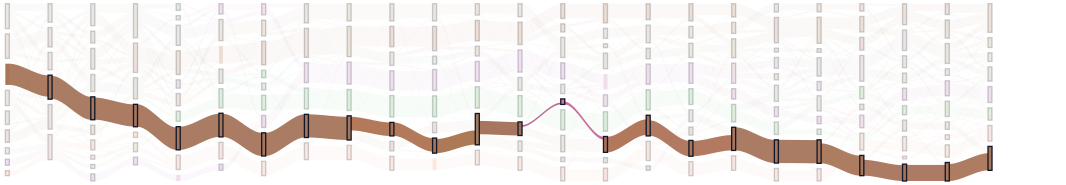
#> input picture docs/studies/animals/showcase/panels/a_animals_clusters.png, 3196 x 554 px (shown at 1/3 size); the run also reads 1 picture not shown here
$ python compose.py
#> lines starting #> are read from the running program, lines starting #| are printed output that depends on the picture
"""The animal showcase (lens slice 1c, DESIGN.md K): "Kinship or way of life", one figure from the
app's own exports and the study's analysis figures.

The app's panels are charts it exported (each a PNG carrying its recipe in an iTXt chunk); the
legend is a screenshot of the app's colour legend for the same view. The analysis panels are the
figures the study's committed scripts drew (`docs/studies/animals/analysis/`,
`docs/studies/objects_harm/analysis/`), read where they are; the split-word figure is cropped to its
first two rows (the lens and raw space). This script lays the panels out with their captions and
writes `animals_showcase.png`, whose recipe chunk holds every panel's recipe and the commit it was
made at, with the same recipe in `recipe.json` beside it.

    .venv/bin/python docs/studies/animals/showcase/compose.py
"""

import json
import subprocess
from pathlib import Path
from typing import Any, Dict, List, Optional, Tuple

from matplotlib import font_manager
from PIL import Image, ImageChops, ImageDraw, ImageFont
from PIL.PngImagePlugin import PngInfo

HERE = Path(__file__).resolve().parent
ROOT = HERE.parents[3]
PANELS = HERE / "panels"
ANALYSIS = {  # the study's own figures, and the script and results behind each
    "b_taxonomic.png": ("docs/studies/animals/analysis/figures/taxonomic_neighbourhoods_animals-k8-n15-tuned.png",
                        "docs/studies/animals/analysis/taxonomic_neighbourhoods.py",
                        "docs/studies/animals/analysis/results/taxonomic_neighbourhoods_animals-k8-n15-tuned.json"),
    "c_kinship.png": ("docs/studies/animals/analysis/figures/kinship_or_way_of_life_animals-k8-n15-tuned.png",
                      "docs/studies/animals/analysis/kinship_or_way_of_life.py",
                      "docs/studies/animals/analysis/results/kinship_or_way_of_life_animals-k8-n15-tuned.json"),
    "e_split_words.png": ("docs/studies/animals/analysis/figures/split_words_animals-k8-n15-tuned.png",
                          "docs/studies/animals/analysis/split_words.py",
                          "docs/studies/animals/analysis/results/split_words_animals-k8-n15-tuned.json"),
}
WIDTH, MARGIN = 2654, 48
CROPS = {"e_split_words.png": (0, 0, None, 1140)}  # its first two rows: the lens's space and raw space
TRIM = {"d_preview_label.png", "d_preview_tokens.png", "d_dolphin_3d.png"}  # 3-D views: trimmed to their drawing
REGULAR = font_manager.findfont(font_manager.FontProperties(family="DejaVu Sans"))
BOLD = font_manager.findfont(font_manager.FontProperties(family="DejaVu Sans", weight="bold"))


def font(size: int, bold: bool = False) -> ImageFont.FreeTypeFont:
    return ImageFont.truetype(BOLD if bold else REGULAR, size)


def path_of(name: str) -> Path:
    return ROOT / ANALYSIS[name][0] if name in ANALYSIS else PANELS / name


def recipe_of(name: str) -> Optional[Dict[str, Any]]:
    """The recipe the app embedded in an exported panel; for an analysis figure, its script and
    results; None for a screenshot."""
    if name in ANALYSIS:
        figure, script, results = ANALYSIS[name]
        return {"figure": figure, "script": script, "results": results,
                "run": f".venv/bin/python {script} session_6e485e10 animals-k8-n15-tuned"}
    text = Image.open(PANELS / name).info.get("recipe")
    return json.loads(text) if text else None


def trimmed(image: Image.Image, pad: int = 12) -> Image.Image:
    """An image cropped to what differs from white, with a little margin."""
    box = ImageChops.difference(image, Image.new("RGB", image.size, "white")).getbbox()
    if not box:
        return image
    left, top, right, bottom = box
    return image.crop((max(0, left - pad), max(0, top - pad), min(image.width, right + pad), min(image.height, bottom + pad)))


def opened(name: str) -> Image.Image:
    """A panel, cropped when CROPS says so, trimmed when TRIM does."""
    image = Image.open(path_of(name)).convert("RGB")
    if name in CROPS:
        left, top, right, bottom = CROPS[name]
        image = image.crop((left, top, right if right is not None else image.width,
                            bottom if bottom is not None else image.height))
    return trimmed(image) if name in TRIM else image


def scaled(image: Image.Image, width: int) -> Image.Image:
    return image.resize((width, round(image.height * width / image.width)), Image.LANCZOS)


def wrapped(text: str, face: ImageFont.FreeTypeFont, width: int) -> List[str]:
    """The text in lines no wider than `width` pixels."""
    lines: List[str] = []
    for paragraph in text.split("\n"):
        line = ""
        for word in paragraph.split():
            trial = f"{line} {word}".strip()
            if face.getlength(trial) <= width or not line:
                line = trial
            else:
                lines.append(line)
                line = word
        lines.append(line)
    return lines


def caption(text: str, width: int, size: int = 26) -> Image.Image:
    """A caption block: its letter in bold, the rest regular."""
    face, bold = font(size), font(size, bold=True)
    letter, _, rest = text.partition("  ")
    lines = wrapped(rest, face, width - 60)
    block = Image.new("RGB", (width, 12 + round(size * 1.35) * len(lines)), "white")
    draw = ImageDraw.Draw(block)
    draw.text((0, 4), letter, font=bold, fill="#111111")
    for i, line in enumerate(lines):
        draw.text((60, 4 + round(size * 1.35) * i), line, font=face, fill="#222222")
    return block


CAPTIONS = {
    "A": "A  The animal lens over all 24 layers: 524 animal names, each given alone with a space first "
         "(\" lion\"), in animals-k8-n15-tuned (k 6 to 10 per layer, chosen by held-out AMI with whole "
         "taxonomic orders held out). Colour is the group. The dolphin's path is lit: a one-token name, it rides "
         "the node of one-token names at every layer but L13 (55 to 127 animals, 70 to 100% of them one-token, "
         "37 to 60% mammals), and at L13 joins 22 animals, 68% of them other invertebrates. On 36 held-out "
         "orders the group's test AMI peaks at 0.36 (L6).",
    "B": "B  Taxonomic neighbourhoods: the share of each animal's 10 nearest neighbours that share its group, "
         "class, order, family and genus (dotted: the taxonomy shuffled), in the lens's embedding and in raw "
         "space. At L6 to L13, 67 to 71% share the group in the lens (chance 20%), 20 to 23% the order (3%) "
         "and 6 to 7% the family (1%). In raw space the group's share is already 0.64 at L2.",
    "C": "C  Kinship or way of life, for 33 animals whose way of life is another group's: an index above zero "
         "when their neighbours lean to kin (for a dolphin, mammals that don't swim) rather than to look-alikes "
         "(non-mammals that swim); grey, positions shuffled 1,000 times. Every kind leans to kin, and none to "
         "its look-alikes beyond chance at any layer. Counted within each token count, the swimming mammals "
         "lean to kin at the same 18 lens layers.",
    "D": "D  One layer, previewed in the build form (L6, k 8, held out on whole orders: the group's AMI 0.36): "
         "the same 3-D view coloured by group, and by whether the name split; then the dolphin's path in the "
         "lens's own space at L6 to L12. The 94 one-token names form an island of their own, and the dolphin "
         "runs along it.",
    "E": "E  Words that split, in the lens's space (above) and raw space (below): the 23 names ending in "
         "\"fish\" have 99 to 100% of their neighbours ending in \"fish\" at L0 in the lens; in raw space the "
         "share falls lowest at L8 to L13 and rises again at L20 to L23. A probe tells one token from several "
         "at 0.96 or more at every layer, and one-token names' neighbours are 86 to 100% one-token names "
         "(chance 18%; dashed). Within that split, split names sit with their group (61 to 77% at L4 to L17).",
    "F": "F  The harm axis on 321 objects (harm-axis: benign at −1, harmful at +1, held out by whole domains, "
         "on folds balanced by class: accuracy 0.90 or more at L4 to L14 and L16). Read on its own capture, "
         "the 96 dual-purpose objects, never "
         "fitted, sit between the two ends at every layer (median −0.29 to +0.17). At L5 the machete, javelin, "
         "fentanyl and oxycodone read near the harmful end; the airplane, tractor and rope near the benign one.",
    "G": "G  Comparing lenses on the animals: held-out AMI on the group per layer for the untuned lens (k 8) "
         "and the tuned one, with the tuned lens's score on 119 test animals its search never saw (dashed) and "
         "its source's on the same animals (dotted). Tuning is better at 10 layers and worse at 14.",
}


def stack(blocks: List[Image.Image], width: int, gap: int) -> Image.Image:
    out = Image.new("RGB", (width, sum(b.height for b in blocks) + gap * (len(blocks) - 1)), "white")
    y = 0
    for block in blocks:
        out.paste(block, (0, y))
        y += block.height + gap
    return out


def row(images: List[Image.Image], width: int, gap: int) -> Image.Image:
    """Images side by side, scaled to one height so that they fill the width."""
    height = 1000
    resized = [img.resize((round(img.width * height / img.height), height), Image.LANCZOS) for img in images]
    total = sum(img.width for img in resized) + gap * (len(resized) - 1)
    factor = width / total
    resized = [img.resize((round(img.width * factor), round(height * factor)), Image.LANCZOS) for img in resized]
    out = Image.new("RGB", (width, max(img.height for img in resized)), "white")
    x = 0
    for img in resized:
        out.paste(img, (x, 0))
        x += img.width + round(gap * factor)
    return out


def section(letter: str, panels: List[str], width: int, legend: Optional[str] = None, together: bool = False) -> Image.Image:
    """A caption, the panels at the given width (or side by side), and the legend under them."""
    images = [opened(panel) for panel in panels]
    body = [row(images, width, 30)] if together else [scaled(image, width) for image in images]
    parts = [caption(CAPTIONS[letter], width)] + body
    if legend:
        mark = Image.open(PANELS / legend).convert("RGB")
        parts.append(mark.resize((mark.width * 2, mark.height * 2), Image.LANCZOS))
    return stack(parts, width, 10)


def heading(width: int) -> Image.Image:
    block = Image.new("RGB", (width, 120), "white")
    draw = ImageDraw.Draw(block)
    draw.text((0, 0), "OpenLLMRI, lens slice 1c: kinship or way of life", font=font(46, bold=True), fill="#111111")
    draw.text((0, 66), "gpt-oss-20b's residual stream at an animal's or an object's name given alone. The app's exports and "
              "the study's figures; recipe.json holds each panel's recipe.", font=font(26), fill="#444444")
    return block


LAYOUT: List[Tuple[str, List[str], Optional[str], bool]] = [
    ("A", ["a_animals_clusters.png"], "a_animals_legend.png", False),
    ("B", ["b_taxonomic.png"], None, False),
    ("C", ["c_kinship.png"], None, False),
    ("D", ["d_preview_label.png", "d_preview_tokens.png", "d_dolphin_3d.png"], None, True),
    ("E", ["e_split_words.png"], None, False),
    ("F", ["f_harm_readings.png"], None, False),
    ("G", ["g_compare.png"], None, False),
]


def main() -> None:
    built = {letter: section(letter, panels, WIDTH, legend, together) for letter, panels, legend, together in LAYOUT}
#> in section, `images = [opened(panel) for panel in panels]`: images = 1 item
#> in caption, `block = Image.new("RGB", (width, 12 + round(size * 1.35) * len(lines))..`: block: PIL image 2654x117 RGB; every value is 255
#> in section, `parts = [caption(CAPTIONS[letter], width)] + body`: parts = 2 items
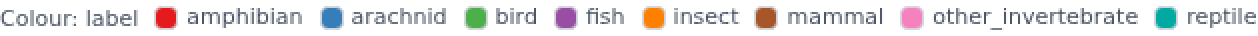
#> input picture docs/studies/animals/showcase/panels/a_animals_legend.png, 629 x 18 px (shown 2 times larger)
#> in section, mark is the input picture: PIL image 629x18 RGB; mean R, G, B 231.2, 230, 231
#> in stack, `out = Image.new("RGB", (width, sum(b.height for b in blocks) + gap * (..`: out: PIL image 2654x633 RGB; every value is 255
#> the loop in stack, `for block in blocks:` made 3 passes
#> y on passes 1 to 3: 127, 597, 643
#> after the loop in stack, `for block in blocks:`: y = 643
#> call 2 of opened, with name = 'b_taxonomic.png'
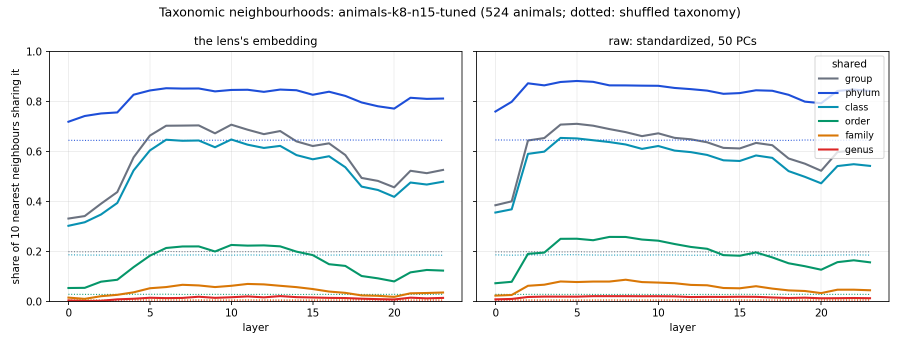
#> input picture docs/studies/animals/analysis/figures/taxonomic_neighbourhoods_animals-k8-n15-tuned.png, 1800 x 690 px (shown at 1/2 size)
#> in caption (call 2), `block = Image.new("RGB", (width, 12 + round(size * 1.35) * len(lines))..`: block: PIL image 2654x82 RGB; every value is 255
#> in stack (call 2), `out = Image.new("RGB", (width, sum(b.height for b in blocks) + gap * (..`: out: PIL image 2654x1109 RGB; every value is 255
#> the loop in stack (call 2), `for block in blocks:` made 2 passes
#> y on passes 1 to 2: 92, 1119
#> call 3 of opened, with name = 'c_kinship.png'
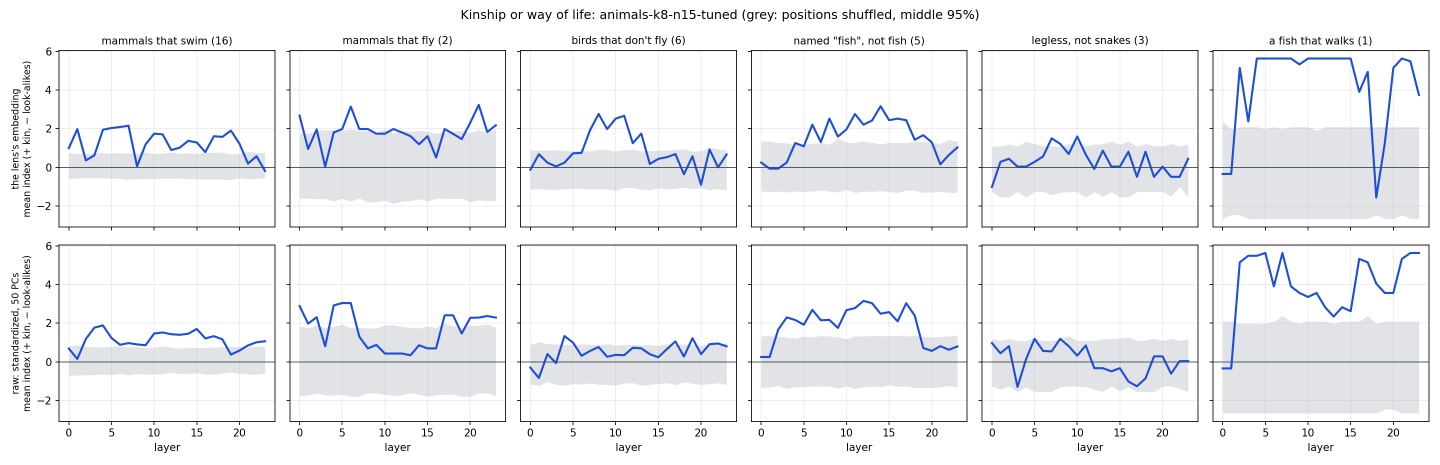
#> input picture docs/studies/animals/analysis/figures/kinship_or_way_of_life_animals-k8-n15-tuned.png, 2880 x 930 px (shown at 1/2 size)
#> in stack (call 3), `out = Image.new("RGB", (width, sum(b.height for b in blocks) + gap * (..`: out: PIL image 2654x984 RGB; every value is 255
#> in trimmed, `box = ImageChops.difference(image, Image.new("RGB", image.size, "white..`: box = (930, 11, 2129, 636)
#> in trimmed, `left, top, right, bottom = box`: left = 930; top = 11; right = 2129; bottom = 636
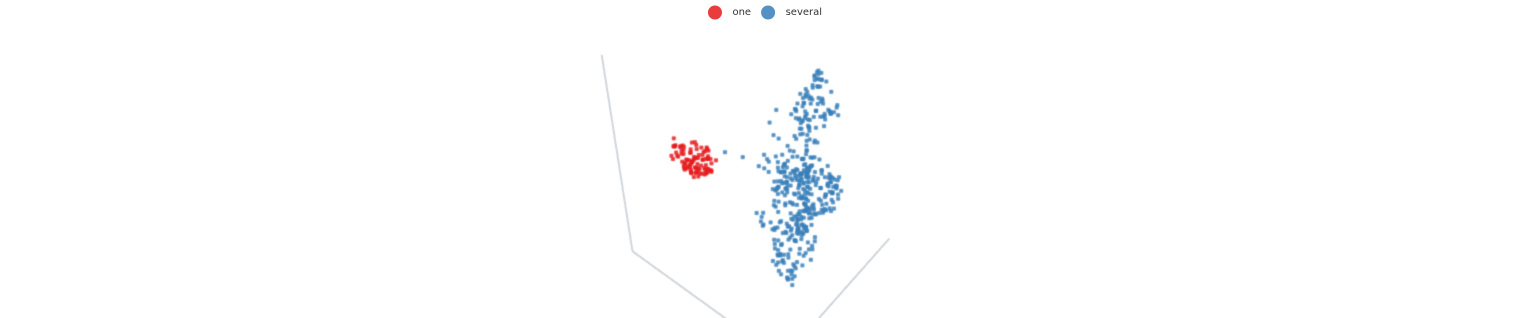
#> input picture docs/studies/animals/showcase/panels/d_preview_tokens.png, 3060 x 636 px (shown at 1/2 size)
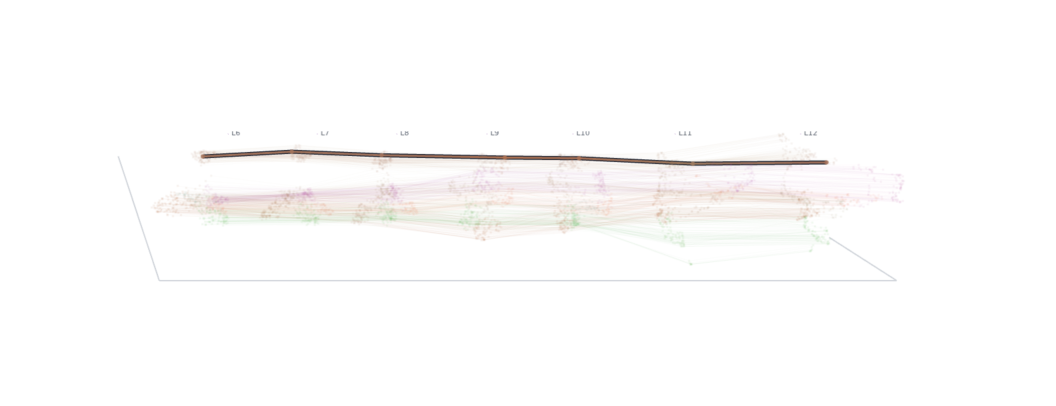
#> input picture docs/studies/animals/showcase/panels/d_dolphin_3d.png, 3168 x 1218 px (shown at 1/3 size)
#> in row, `resized = [img.resize((round(img.width * height / img.height), height)..`: resized = 3 items
#> in row, `total = sum(img.width for img in resized) + gap * (len(resized) - 1)`: total = 7957
#> in row, `factor = width / total`: factor = 0.334
#> in row, `out = Image.new("RGB", (width, max(img.height for img in resized)), "w..`: out: PIL image 2654x334 RGB; every value is 255
#> the loop in row, `for img in resized:` made 3 passes
#> x on passes 1 to 3: 651, 979, 2664
#> after the loop in row, `for img in resized:`: x = 2664
#> in stack (call 4), `out = Image.new("RGB", (width, sum(b.height for b in blocks) + gap * (..`: out: PIL image 2654x426 RGB; every value is 255
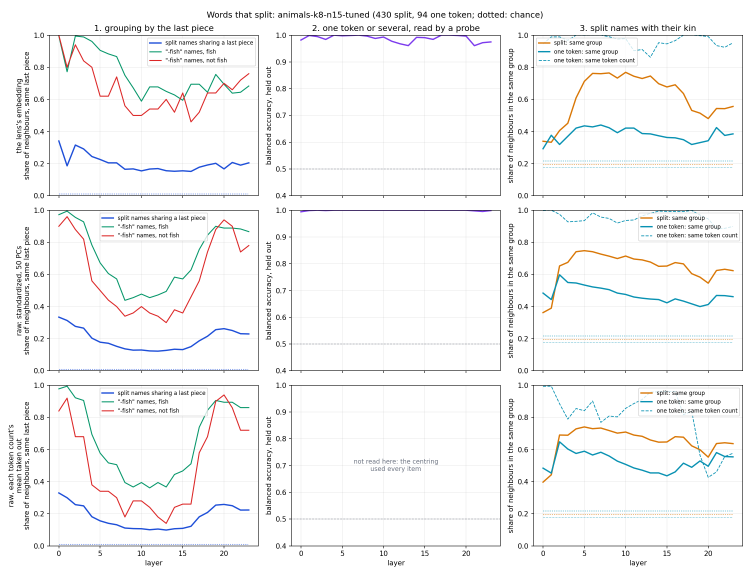
#> input picture docs/studies/animals/analysis/figures/split_words_animals-k8-n15-tuned.png, 2250 x 1725 px (shown at 1/3 size)
#> in stack (call 5), `out = Image.new("RGB", (width, sum(b.height for b in blocks) + gap * (..`: out: PIL image 2654x1472 RGB; every value is 255
#> the loop in stack (call 5), `for block in blocks:` made 2 passes
#> y on passes 1 to 2: 127, 1482
#> after the loop in stack (call 5), `for block in blocks:`:
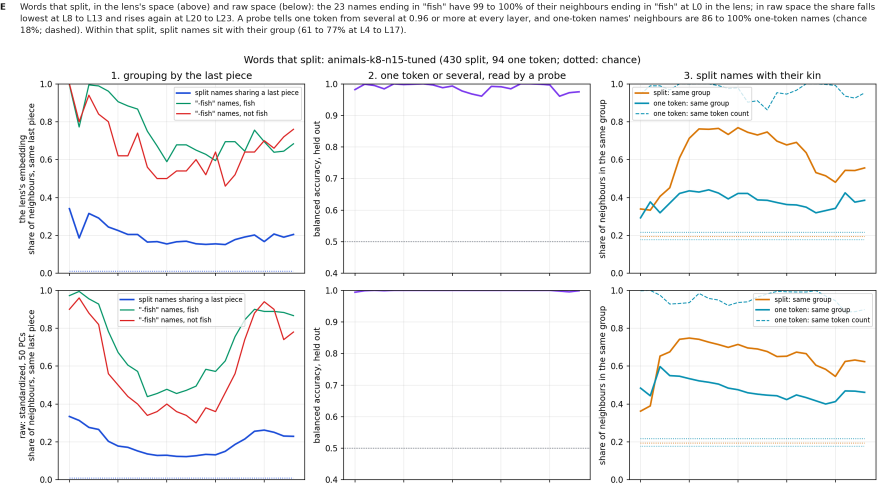
#> out: PIL image 2654x1472 RGB (shown at 1/3 size); mean R, G, B 245.1, 245.2, 245.4
#> after the loop in stack (call 5), `for block in blocks:`: y = 1482
    body = stack([heading(WIDTH)] + [built[letter] for letter, *_ in LAYOUT], WIDTH, 56)
    figure = Image.new("RGB", (WIDTH + 2 * MARGIN, body.height + 2 * MARGIN), "white")
    figure.paste(body, (MARGIN, MARGIN))
    git = lambda *args: subprocess.run(["git", *args], cwd=HERE, capture_output=True, text=True).stdout.strip()  # noqa: E731
    recipe = {"figure": "kinship or way of life: lens slice 1c's showcase",
              "script": "docs/studies/animals/showcase/compose.py",
              "commit": git("rev-parse", "HEAD"), "dirty": bool(git("status", "--porcelain")),
              "panels": {letter: {"files": panels,
                                  "recipes": {panel: recipe_of(panel) for panel in panels},
                                  "crops": {panel: CROPS[panel] for panel in panels if panel in CROPS},
                                  "trimmed": [panel for panel in panels if panel in TRIM],
                                  "legend": f"{legend}: a screenshot of the app's colour legend for this view" if legend else None}
                         for letter, panels, legend, _ in LAYOUT}}
    info = PngInfo()
    info.add_itxt("recipe", json.dumps(recipe))
    figure.save(HERE / "animals_showcase.png", pnginfo=info, optimize=True)
    (HERE / "recipe.json").write_text(json.dumps(recipe, indent=1, ensure_ascii=False) + "\n", encoding="utf-8")
    print(figure.size, (HERE / "animals_showcase.png").stat().st_size)


if __name__ == "__main__":
#> (the run stopped early here; a loop or call above may not have finished)
